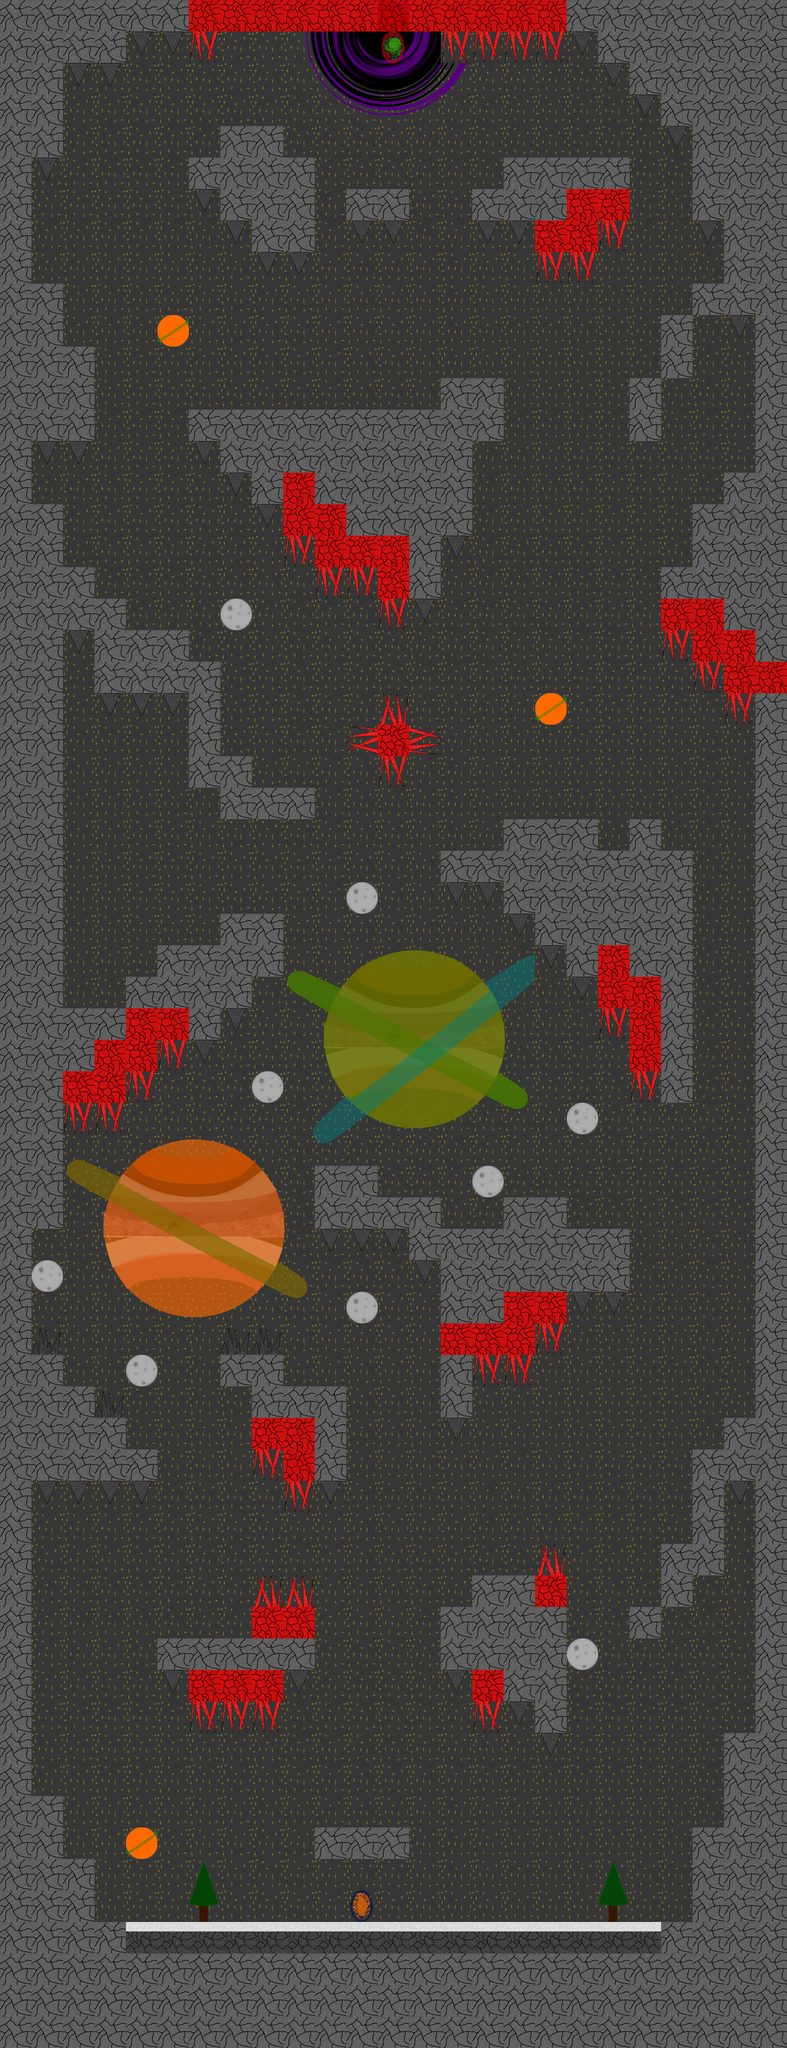

A 2D game scene composited from a Tiled map and its tileset images. What follows is a short description and the map's XML, with each tile layer's data collapsed to a summary:
An orthogonal 25x65 tile map with 128x128 px tiles, 2 tile layers (Background, Main), 4 tilesets and 188 objects.

<map version="1.0" orientation="orthogonal" renderorder="right-down" width="25" height="65" tilewidth="128" tileheight="128" nextobjectid="273">
 <tileset firstgid="1" name="GTile" tilewidth="128" tileheight="128" tilecount="64" columns="8">
  <image source="../GTileSheet.png" width="1024" height="1024" />
 </tileset>
 <tileset firstgid="65" name="Wormhole" tilewidth="128" tileheight="128" tilecount="64" columns="8">
  <image source="../Textures/BlackHole.png" width="1024" height="1024" />
 </tileset>
 <tileset firstgid="129" name="LargePlanet" tilewidth="128" tileheight="128" tilecount="64" columns="8">
  <image source="../Textures/LargePlanet.png" width="1024" height="1024" />
 </tileset>
 <tileset firstgid="193" name="LargePlanet2" tilewidth="128" tileheight="128" tilecount="64" columns="8">
  <image source="../Textures/LargePlanet2.png" width="1024" height="1024" />
 </tileset>
 <layer name="Background" width="25" height="65">
  <data>[1625 cells, 1625 non-empty, 3 distinct tile ids]</data>
 </layer>
 <layer name="Main" width="25" height="65">
  <data>[1625 cells, 796 non-empty, 133 distinct tile ids]</data>
 </layer>
 <objectgroup name="Ground">
  <object id="3" x="-128" y="0" width="256" height="2176" />
  <object id="4" x="-128" y="2176" width="128" height="6144" />
  <object id="5" x="3200" y="0" width="128" height="8320" />
  <object id="6" x="0" y="4352" width="256" height="256" />
  <object id="7" x="256" y="4224" width="256" height="256" />
  <object id="8" x="384" y="4096" width="256" height="128" />
  <object id="9" x="512" y="4224" width="128" height="128" />
  <object id="10" x="512" y="3968" width="512" height="128" />
  <object id="11" x="640" y="3840" width="512" height="128" />
  <object id="12" x="896" y="3712" width="256" height="128" />
  <object id="13" x="768" y="4096" width="128" height="128" />
  <object id="14" x="1280" y="4736" width="256" height="256" />
  <object id="15" x="1536" y="4864" width="256" height="128" />
  <object id="16" x="1664" y="4992" width="512" height="128" />
  <object id="17" x="1792" y="5120" width="512" height="128" />
  <object id="18" x="1792" y="5248" width="512" height="128" />
  <object id="19" x="1792" y="5376" width="384" height="128" />
  <object id="20" x="1792" y="5504" width="128" height="256" />
  <object id="21" x="0" y="5376" width="128" height="768" />
  <object id="22" x="128" y="5504" width="128" height="512" />
  <object id="23" x="256" y="5632" width="128" height="384" />
  <object id="24" x="384" y="5760" width="128" height="256" />
  <object id="25" x="512" y="5888" width="128" height="128" />
  <object id="26" x="0" y="6656" width="128" height="1664" />
  <object id="27" x="128" y="7296" width="128" height="1024" />
  <object id="28" x="256" y="7552" width="128" height="768" />
  <object id="29" x="384" y="7808" width="2816" height="512" />
  <object id="30" x="2816" y="7424" width="384" height="384" />
  <object id="31" x="2944" y="7040" width="256" height="384" />
  <object id="32" x="3072" y="6016" width="128" height="1024" />
  <object id="33" x="640" y="6656" width="640" height="128" />
  <object id="34" x="768" y="6784" width="384" height="128" />
  <object id="35" x="1024" y="6528" width="256" height="128" />
  <object id="36" x="1920" y="6400" width="384" height="128" />
  <object id="37" x="1792" y="6528" width="512" height="256" />
  <object id="38" x="1920" y="6784" width="384" height="128" />
  <object id="39" x="2176" y="6912" width="128" height="128" />
  <object id="40" x="896" y="5504" width="256" height="128" />
  <object id="41" x="1024" y="5632" width="384" height="256" />
  <object id="42" x="1152" y="5888" width="256" height="128" />
  <object id="43" x="2432" y="3456" width="384" height="640" />
  <object id="44" x="2560" y="4096" width="256" height="256" />
  <object id="45" x="2688" y="4352" width="128" height="128" />
  <object id="46" x="2176" y="3712" width="256" height="128" />
  <object id="47" x="2304" y="3840" width="128" height="128" />
  <object id="48" x="2560" y="3328" width="128" height="128" />
  <object id="49" x="2688" y="2304" width="512" height="256" />
  <object id="50" x="2816" y="2560" width="384" height="128" />
  <object id="51" x="2944" y="2688" width="256" height="128" />
  <object id="52" x="2816" y="2048" width="384" height="256" />
  <object id="53" x="2944" y="1920" width="256" height="128" />
  <object id="54" x="1792" y="1536" width="256" height="256" />
  <object id="55" x="1152" y="1664" width="640" height="512" />
  <object id="56" x="1792" y="1792" width="128" height="384" />
  <object id="57" x="1280" y="2176" width="512" height="128" />
  <object id="58" x="1536" y="2304" width="256" height="128" />
  <object id="59" x="128" y="1152" width="128" height="640" />
  <object id="60" x="256" y="1408" width="128" height="384" />
  <object id="61" x="128" y="0" width="128" height="640" />
  <object id="62" x="256" y="0" width="256" height="256" />
  <object id="63" x="512" y="0" width="1024" height="128" />
  <object id="64" x="1664" y="0" width="1536" height="128" />
  <object id="66" x="2432" y="128" width="768" height="128" />
  <object id="67" x="2560" y="256" width="640" height="128" />
  <object id="68" x="2688" y="384" width="512" height="128" />
  <object id="69" x="2816" y="512" width="384" height="128" />
  <object id="70" x="2816" y="640" width="384" height="128" />
  <object id="71" x="2816" y="768" width="384" height="128" />
  <object id="72" x="2944" y="896" width="256" height="128" />
  <object id="73" x="2944" y="1024" width="256" height="128" />
  <object id="75" x="2944" y="1152" width="256" height="128" />
  <object id="76" x="384" y="2688" width="384" height="128" />
  <object id="77" x="896" y="512" width="256" height="384" />
  <object id="79" x="1152" y="640" width="128" height="384" />
  <object id="80" x="1024" y="896" width="128" height="128" />
  <object id="81" x="768" y="640" width="128" height="128" />
  <object id="82" x="1920" y="768" width="640" height="128" />
  <object id="83" x="2176" y="896" width="256" height="128" />
  <object id="84" x="2048" y="640" width="512" height="128" />
  <object id="85" x="640" y="4096" width="128" height="128" />
  <object id="86" x="1280" y="7424" width="384" height="128" />
  <object id="219" x="2048" y="4864" width="256" height="128" />
  <object id="221" x="2176" y="4992" width="384" height="128" />
  <object id="222" x="2304" y="5120" width="256" height="128" />
  <object id="223" x="1792" y="3456" width="640" height="128" />
  <object id="224" x="2048" y="3584" width="384" height="128" />
  <object id="225" x="2048" y="3328" width="384" height="128" />
  <object id="226" x="768" y="1664" width="384" height="128" />
  <object id="227" x="896" y="1792" width="256" height="128" />
  <object id="228" x="1024" y="1920" width="128" height="128" />
  <object id="229" x="1536" y="0" width="128" height="128" />
  <object id="241" x="128" y="2048" width="128" height="2304" />
  <object id="243" x="256" y="4096" width="128" height="128" />
  <object id="244" x="128" y="4608" width="128" height="384" />
  <object id="245" x="0" y="4992" width="128" height="384" />
  <object id="246" x="0" y="6144" width="128" height="512" />
  <object id="248" x="3072" y="2816" width="160" height="3200" />
  <object id="252" x="3068" y="1280" width="136" height="640" />
  <object id="254" x="256" y="2304" width="128" height="256" />
  <object id="255" x="384" y="2432" width="128" height="256" />
  <object id="256" x="512" y="2560" width="256" height="128" />
  <object id="257" x="768" y="2688" width="128" height="512" />
  </objectgroup>
 <objectgroup name="Spikes">
  <!-- 75 objects omitted --></objectgroup>
 <objectgroup name="EnterPortal">
  <!-- 2 objects omitted --></objectgroup>
 <objectgroup name="ExitPortal">
  <!-- 1 objects omitted --></objectgroup>
</map>
<!-- 86 of 188 objects omitted -->